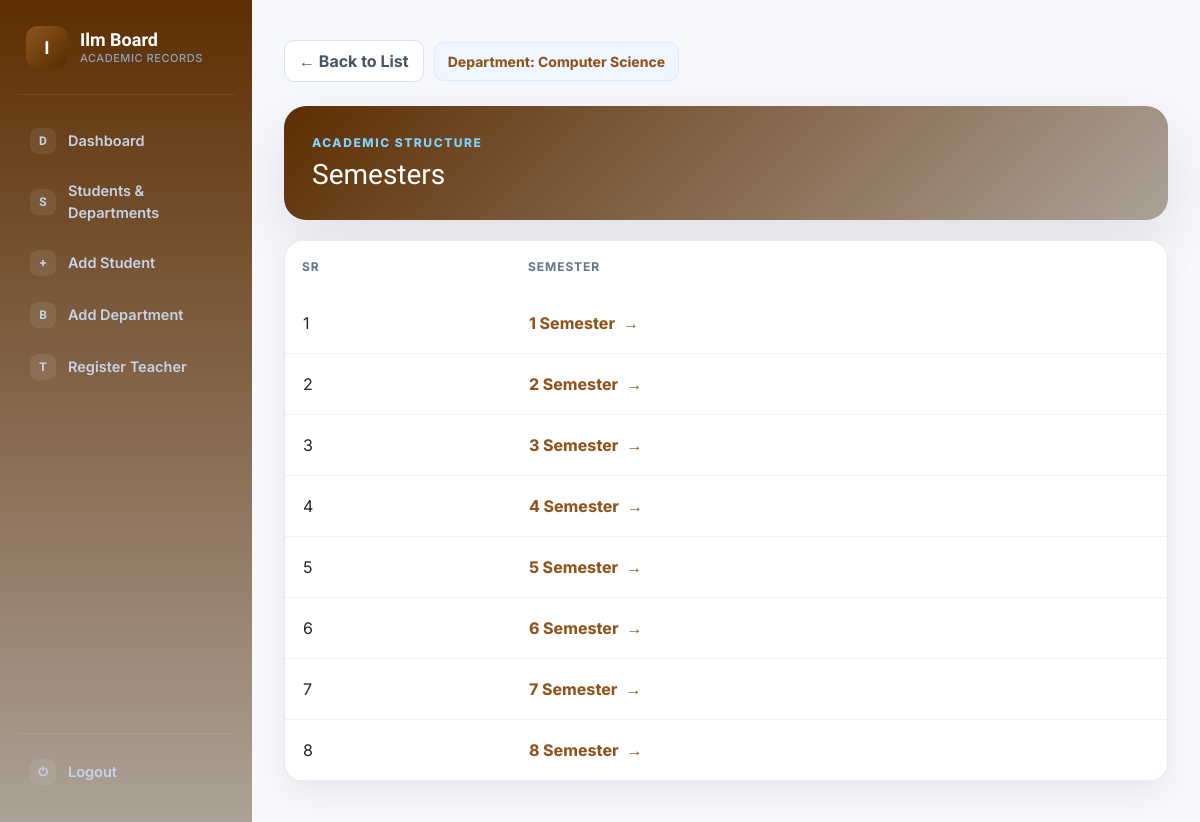
Screenshot of /semesters/52 (signed in) with the database file from the repository.
### studentportal/models.py (models this page shows, shortened)
class Department(models.Model):
    depart=models.CharField(max_length=100)
    class Meta:
        ordering = ['depart']

class Semester(models.Model):
    semester=models.IntegerField(default=1,  validators=[MinValueValidator(1), MaxValueValidator(8)])
    department=models.ForeignKey(Department,related_name='semesterdepartment', on_delete=models.CASCADE, null=True, blank=True)
    def __str__(self) -> str:
        return f' {self.semester} Semester'
    class Meta:
        unique_together=['semester','department']

### studentportal/views.py (the view)
# urls.py: path('semesters/<int:id>',semesters,name='semesters'),
@login_required(login_url='/login/')
def semesters(request,id):
    semester =Semester.objects.filter(department__id=id)
    department=Department.objects.get(id=id)
    context = {
        'id':id,
        'semesters':semester,
        'department':department
        }
    return render(request, 'frontend/semester.html',context)

### studentportal/templates/frontend/semester.html (shortened to what this page needs)
{% extends 'base.html' %}
{% block start %}
<div class="page"><div class="wrap">
  <div class="crumb">
    <a href="/std_portal/" class="back-btn">← Back to List</a>
    <span class="pill">Department: {{department.depart}}</span>
  </div>
  <div class="head"><div class="eyebrow">Academic Structure</div><h1>Semesters</h1></div>
  <div class="table-card">
    <table class="table">
      <thead><tr><th>Sr</th><th>Semester</th></tr></thead>
      <tbody>
        {% for semester in semesters %}
        <tr><td>{{forloop.counter}}</td><td><a class="semester-link" href="{% url 'students' id=semester.id %}">{{semester}}</a></td></tr>
        {% endfor %}
      </tbody>
    </table>
  </div>
</div></div>
{% endblock %}

### studentportal/templates/base.html (style rules this page uses)
:root { --navy:#5d2e02; --navy-deep:#3e1f0066; --blue:#90551e; --blue-dark:#5d2e0265; --cyan:#542d01; --amber:#ffa200; --green:#795f02; --red:#c02c2c; --ink:#5d3a05e6; --muted:#64748b; --line:#e5eaf1; --soft:#f6f8fc; --card:#ffffff; --r-lg:20px; --r-md:14px; --shadow-soft:0 12px 30px rgba(15,23,42,.06); --shadow-strong:0 22px 55px rgba(15,23,42,.10); --font-display:'Sora',system-ui,sans-serif; --font-body:'Inter',system-ui,sans-serif; }
* { box-sizing:border-box }
body { margin:0;font-family:var(--font-body);color:var(--ink);background:var(--soft);-webkit-font-smoothing:antialiased }
h1,h2,h3,.form-head h1,.brand-word { font-family:var(--font-display) }
table { border-collapse:collapse;width:100%;margin-top:20px }
th,td { padding:10px;text-align:left }
.pill { background:#eff6ff;color:var(--blue);border:1px solid #dbeafe;border-radius:10px;padding:8px 13px;font-weight:750;font-size:14px }
.back-btn { color:#475569;text-decoration:none;font-weight:700;padding:8px 14px;background:#fff;border:1px solid #dbe2ea;border-radius:10px;display:inline-flex;align-items:center;gap:6px;transition:.15s }

### studentportal/templates/frontend/semester.html (style rules this page uses)
.page { min-height:100vh;background:var(--soft);padding:40px 32px }
.wrap { max-width:1050px;margin:auto }
.crumb { display:flex;gap:10px;align-items:center;margin-bottom:24px;flex-wrap:wrap }
.head { background:linear-gradient(135deg,var(--navy),var(--navy-deep));color:#fff;border-radius:22px;padding:28px;margin-bottom:20px;box-shadow:var(--shadow-strong) }
.head .eyebrow { color:#7dd3fc;font-size:12px;text-transform:uppercase;letter-spacing:.13em;font-weight:800 }
.head h1 { margin:6px 0 0;font-size:28px }
.table-card { background:#fff;border:1px solid var(--line);border-radius:20px;overflow:hidden;box-shadow:var(--shadow-soft) }
table { margin:0!important }
thead { background:#f8fafc }
th { border:0!important;color:var(--muted)!important;font-size:12px;text-transform:uppercase;letter-spacing:.08em;padding:17px!important }
td { padding:18px!important;vertical-align:middle!important;border-color:#eef2f7!important;color:#334155;border-bottom:1px solid #eef2f7 }
.semester-link { display:inline-flex;align-items:center;color:var(--blue);font-weight:750;text-decoration:none }
.semester-link:after { content:'→';margin-left:8px;transition:.15s }

### rows the page displays
Department: depart "Computer Science"
Semester: semester "1 Semester"
Semester: semester "2 Semester"
Semester: semester "3 Semester"
Semester: semester "4 Semester"
Semester: semester "5 Semester"
Semester: semester "6 Semester"
Semester: semester "7 Semester"
Semester: semester "8 Semester"
